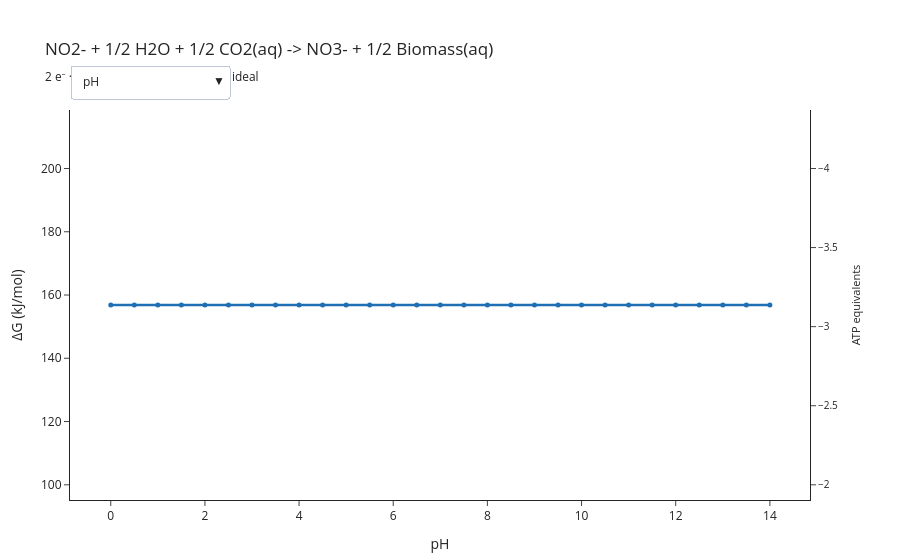

Notebook code cell kept with this figure:
### Code cell
figure = plot_energy_explorer(reaction, axes=axes)
figure.show()

### Figure 1 — Plotly figure (JSON) as saved in the notebook; plotly's stock layout.template omitted (floating-point values rounded to 4 significant figures)
{"data": [{"hovertemplate": "pH: %{x}<br>ΔG: %{y:.1f} kJ/mol<extra></extra>", "line": {"color": "#1F6FB4", "width": 2.5}, "marker": {"size": 5}, "mode": "lines+markers", "name": "pH", "type": "scatter", "visible": true, "x": [0.0, 0.5, 1.0, 1.5, 2.0, 2.5, 3.0, 3.5, 4.0, 4.5, 5.0, 5.5, 6.0, 6.5, 7.0, 7.5, 8.0, 8.5, 9.0, 9.5, 10.0, 10.5, 11.0, 11.5, 12.0, 12.5, 13.0, 13.5, 14.0], "y": [156.8, 156.8, 156.8, 156.8, 156.8, 156.8, 156.8, 156.8, 156.8, 156.8, 156.8, 156.8, 156.8, 156.8, 156.8, 156.8, 156.8, 156.8, 156.8, 156.8, 156.8, 156.8, 156.8, 156.8, 156.8, 156.8, 156.8, 156.8, 156.8]}, {"hovertemplate": "[NO3-] (molal): %{x}<br>ΔG: %{y:.1f} kJ/mol<extra></extra>", "line": {"color": "#1F6FB4", "width": 2.5}, "marker": {"size": 5}, "mode": "lines+markers", "name": "[NO3-] (molal)", "type": "scatter", "visible": false, "x": [1e-09, 4.642e-09, 2.154e-08, 1e-07, 4.642e-07, 2.154e-06, 1e-05, 4.642e-05, 0.0002154, 0.001, 0.004642, 0.02154, 0.1], "y": [105.5, 109.3, 113.1, 116.9, 120.7, 124.5, 128.3, 132.1, 135.9, 139.7, 143.5, 147.3, 151.1]}, {"hovertemplate": "[NO2-] (molal): %{x}<br>ΔG: %{y:.1f} kJ/mol<extra></extra>", "line": {"color": "#1F6FB4", "width": 2.5}, "marker": {"size": 5}, "mode": "lines+markers", "name": "[NO2-] (molal)", "type": "scatter", "visible": false, "x": [1e-09, 4.642e-09, 2.154e-08, 1e-07, 4.642e-07, 2.154e-06, 1e-05, 4.642e-05, 0.0002154, 0.001, 0.004642, 0.02154, 0.1], "y": [208.2, 204.4, 200.6, 196.8, 193.0, 189.2, 185.4, 181.6, 177.8, 174.0, 170.2, 166.4, 162.6]}, {"hovertemplate": "[CO2(aq)] (molal): %{x}<br>ΔG: %{y:.1f} kJ/mol<extra></extra>", "line": {"color": "#1F6FB4", "width": 2.5}, "marker": {"size": 5}, "mode": "lines+markers", "name": "[CO2(aq)] (molal)", "type": "scatter", "visible": false, "x": [1e-09, 4.642e-09, 2.154e-08, 1e-07, 4.642e-07, 2.154e-06, 1e-05, 4.642e-05, 0.0002154, 0.001, 0.004642, 0.02154, 0.1], "y": [182.5, 180.6, 178.7, 176.8, 174.9, 173.0, 171.1, 169.2, 167.3, 165.4, 163.5, 161.6, 159.7]}, {"hovertemplate": "[Biomass(aq)] (molal): %{x}<br>ΔG: %{y:.1f} kJ/mol<extra></extra>", "line": {"color": "#1F6FB4", "width": 2.5}, "marker": {"size": 5}, "mode": "lines+markers", "name": "[Biomass(aq)] (molal)", "type": "scatter", "visible": false, "x": [1e-09, 4.642e-09, 2.154e-08, 1e-07, 4.642e-07, 2.154e-06, 1e-05, 4.642e-05, 0.0002154, 0.001, 0.004642, 0.02154, 0.1], "y": [131.2, 133.1, 135.0, 136.9, 138.8, 140.7, 142.6, 144.5, 146.4, 148.3, 150.2, 152.1, 154.0]}, {"hoverinfo": "skip", "marker": {"opacity": 0}, "mode": "markers", "showlegend": false, "type": "scatter", "x": [0.0], "y": [-1.904], "yaxis": "y2"}], "layout": {"annotations": [{"font": {"color": "#8A8A8A", "size": 10}, "showarrow": false, "text": "below the biological energy quantum", "x": 0, "xanchor": "left", "xref": "x domain", "y": 0.0, "yanchor": "top", "yref": "y"}], "hovermode": "x unified", "margin": {"b": 60, "l": 70, "r": 90, "t": 110}, "shapes": [{"line": {"color": "#333333", "width": 1}, "type": "line", "x0": 0, "x1": 1, "xref": "x domain", "y0": 0.0, "y1": 0.0, "yref": "y"}, {"fillcolor": "#E8B84B", "line": {"width": 0}, "opacity": 0.18, "type": "rect", "x0": 0, "x1": 1, "xref": "x domain", "y0": -20.0, "y1": 0.0, "yref": "y"}], "showlegend": false, "title": {"text": "NO2- + 1/2 H2O + 1/2 CO2(aq) -> NO3- + 1/2 Biomass(aq)<br><sub>2 e⁻ · pH 7 · 25 °C · activity model: ideal</sub>"}, "updatemenus": [{"buttons": [{"args": [{"visible": [true, false, false, false, false]}, {"xaxis.title.text": "pH", "xaxis.type": "linear"}], "label": "pH", "method": "update"}, {"args": [{"visible": [false, true, false, false, false]}, {"xaxis.title.text": "[NO3-] (molal)", "xaxis.type": "log"}], "label": "[NO3-] (molal)", "method": "update"}, {"args": [{"visible": [false, false, true, false, false]}, {"xaxis.title.text": "[NO2-] (molal)", "xaxis.type": "log"}], "label": "[NO2-] (molal)", "method": "update"}, {"args": [{"visible": [false, false, false, true, false]}, {"xaxis.title.text": "[CO2(aq)] (molal)", "xaxis.type": "log"}], "label": "[CO2(aq)] (molal)", "method": "update"}, {"args": [{"visible": [false, false, false, false, true]}, {"xaxis.title.text": "[Biomass(aq)] (molal)", "xaxis.type": "log"}], "label": "[Biomass(aq)] (molal)", "method": "update"}], "direction": "down", "pad": {"r": 10, "t": 10}, "showactive": true, "x": 0.0, "xanchor": "left", "y": 1.14, "yanchor": "top"}], "xaxis": {"title": {"text": "pH"}, "type": "linear"}, "yaxis": {"range": [95.2, 218.5], "title": {"text": "ΔG (kJ/mol)"}}, "yaxis2": {"overlaying": "y", "range": [-1.904, -4.37], "showgrid": false, "side": "right", "tickfont": {"size": 10}, "title": {"font": {"size": 11}, "text": "ATP equivalents"}}}}
